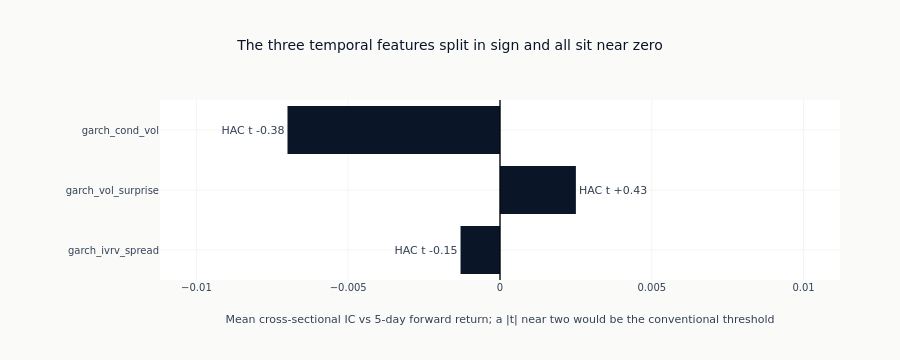

The notebook cell this image was saved under:
### Markdown cell above
The chart ranks the three temporal features by their standalone information
coefficient against the 5-day forward return, and prints each one's HAC
t-statistic beside its bar. The three disagree about the sign of the
relationship and none of them reaches a t-statistic the sample can separate
from zero, which is the same result Ch8 reached for the options-derived
features. These are candidate inputs to the multivariate models downstream;
what they contribute there is a question this notebook does not answer.

### Code cell
if temporal_ic_results:
    ic_sorted = sorted(temporal_ic_results, key=lambda r: abs(r["ic_mean"]), reverse=True)
    fig = go.Figure()
    fig.add_bar(
        x=[r["ic_mean"] for r in ic_sorted],
        y=[r["name"] for r in ic_sorted],
        orientation="h",
        marker_color=ml4t_palette(1)[0],
        text=[f"HAC t {r['hac_tstat']:+.2f}" for r in ic_sorted],
        textposition="outside",
        cliponaxis=False,
    )
    fig.add_vline(x=0.0, line_width=1, line_color="black")
    # Room for the t-statistic printed past each bar end, on whichever side the bar runs.
    _span = max(abs(r["ic_mean"]) for r in ic_sorted) * 1.6
    fig.update_layout(
        title="The three temporal features split in sign and all sit near zero",
        xaxis_title=(
            f"Mean cross-sectional IC vs {LABEL_HORIZON}-day forward return; "
            "a |t| near two would be the conventional threshold"
        ),
        xaxis=dict(range=[-_span, _span]),
        yaxis_title=None,
        yaxis=dict(autorange="reversed"),
        margin=dict(l=160, r=60),
        height=360,
    )
    fig.show()

### Figure 1 — Plotly figure (JSON) as saved in the notebook; plotly's stock layout.template omitted (floating-point values rounded to 4 significant figures)
{"data": [{"cliponaxis": false, "marker": {"color": "#0a1628"}, "orientation": "h", "text": ["HAC t -0.38", "HAC t +0.43", "HAC t -0.15"], "textposition": "outside", "type": "bar", "x": [-0.007, 0.0025, -0.0013], "y": ["garch_cond_vol", "garch_vol_surprise", "garch_ivrv_spread"]}], "layout": {"height": 360, "margin": {"l": 160, "r": 60}, "shapes": [{"line": {"color": "black", "width": 1}, "type": "line", "x0": 0.0, "x1": 0.0, "xref": "x", "y0": 0, "y1": 1, "yref": "y domain"}], "title": {"text": "The three temporal features split in sign and all sit near zero"}, "xaxis": {"range": [-0.0112, 0.0112], "title": {"text": "Mean cross-sectional IC vs 5-day forward return; a |t| near two would be the conventional threshold"}}, "yaxis": {"autorange": "reversed", "title": {}}}}
